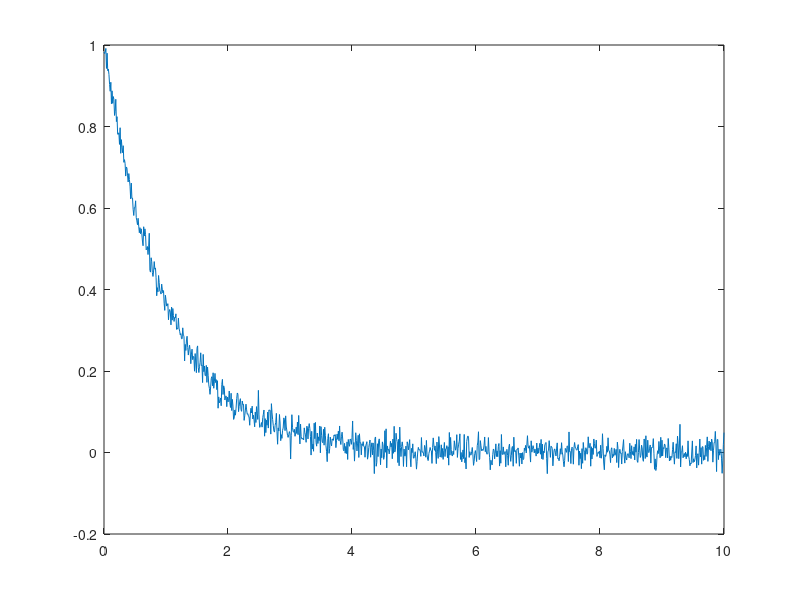

Write MATLAB code to recreate this figure. (Note: this script raises an error after producing the figure.)

%% Create some "experimental data"
expTime = 0:0.01:10;
expY = exp(-expTime) + 0.02*randn(size(expTime));
plot(expTime, expY)

%% ODE Information
tSpan = [0 10];
z0 = 1; % Initial values for the state

%% Initial guess
c0 = 0.5; % First guess at parameter value
ODE_Sol = ode45(@(t,z)updateStates(t,z,c0), tSpan, z0); % Run the ODE
simY = deval(ODE_Sol, expTime); % Evaluate the solution at the experimental time steps

hold on
plot(expTime, simY, '-r')

%% Set up optimization
myObjective = @(x) objFcn(x, expTime, expY,tSpan,z0);

lb = 0;
ub = 5;

bestc = lsqnonlin(myObjective, c0, lb, ub);

%% Plot best result
ODE_Sol = ode45(@(t,z)updateStates(t,z,bestc), tSpan, z0);
bestY = deval(ODE_Sol, expTime);

plot(expTime, bestY, '-g')
legend('Exp Data','Initial Param','Best Param');

function f = updateStates(t, z, c)

    f = -c*z;

end

function cost = objFcn(x,expTime,expY,tSpan,z0)
    
    % Solving ODE problem
    ODE_Sol = ode45(@(t,z)updateStates(t,z,x), tSpan, z0);
    
    % Interpolate
    simY = deval(ODE_Sol, expTime);

    % Cost = error
    cost = simY-expY;
end

